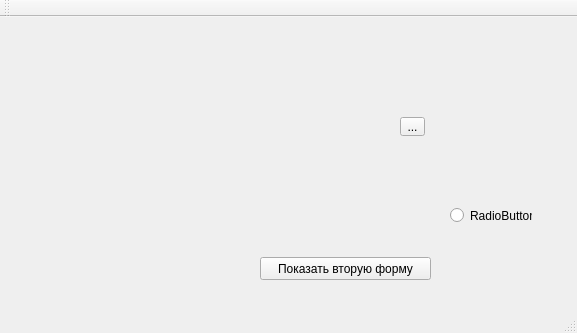
<?xml version="1.0" encoding="UTF-8"?>
<ui version="4.0">
 <class>MainWindow</class>
 <widget class="QMainWindow" name="MainWindow">
  <property name="geometry">
   <rect>
    <x>0</x>
    <y>0</y>
    <width>577</width>
    <height>333</height>
   </rect>
  </property>
  <property name="windowTitle">
   <string>MainWindow</string>
  </property>
  <widget class="QWidget" name="centralWidget">
   <widget class="QToolButton" name="toolButton">
    <property name="geometry">
     <rect>
      <x>400</x>
      <y>100</y>
      <width>25</width>
      <height>19</height>
     </rect>
    </property>
    <property name="text">
     <string>...</string>
    </property>
   </widget>
   <widget class="QRadioButton" name="radioButton">
    <property name="geometry">
     <rect>
      <x>450</x>
      <y>190</y>
      <width>82</width>
      <height>17</height>
     </rect>
    </property>
    <property name="text">
     <string>RadioButton</string>
    </property>
   </widget>
   <widget class="QPushButton" name="pushButton">
    <property name="geometry">
     <rect>
      <x>260</x>
      <y>240</y>
      <width>171</width>
      <height>23</height>
     </rect>
    </property>
    <property name="text">
     <string>Показать вторую форму</string>
    </property>
   </widget>
  </widget>
  <widget class="QMenuBar" name="menuBar">
   <property name="geometry">
    <rect>
     <x>0</x>
     <y>0</y>
     <width>577</width>
     <height>21</height>
    </rect>
   </property>
  </widget>
  <widget class="QToolBar" name="mainToolBar">
   <attribute name="toolBarArea">
    <enum>TopToolBarArea</enum>
   </attribute>
   <attribute name="toolBarBreak">
    <bool>false</bool>
   </attribute>
  </widget>
  <widget class="QStatusBar" name="statusBar"/>
 </widget>
 <layoutdefault spacing="6" margin="11"/>
 <resources/>
 <connections/>
</ui>
